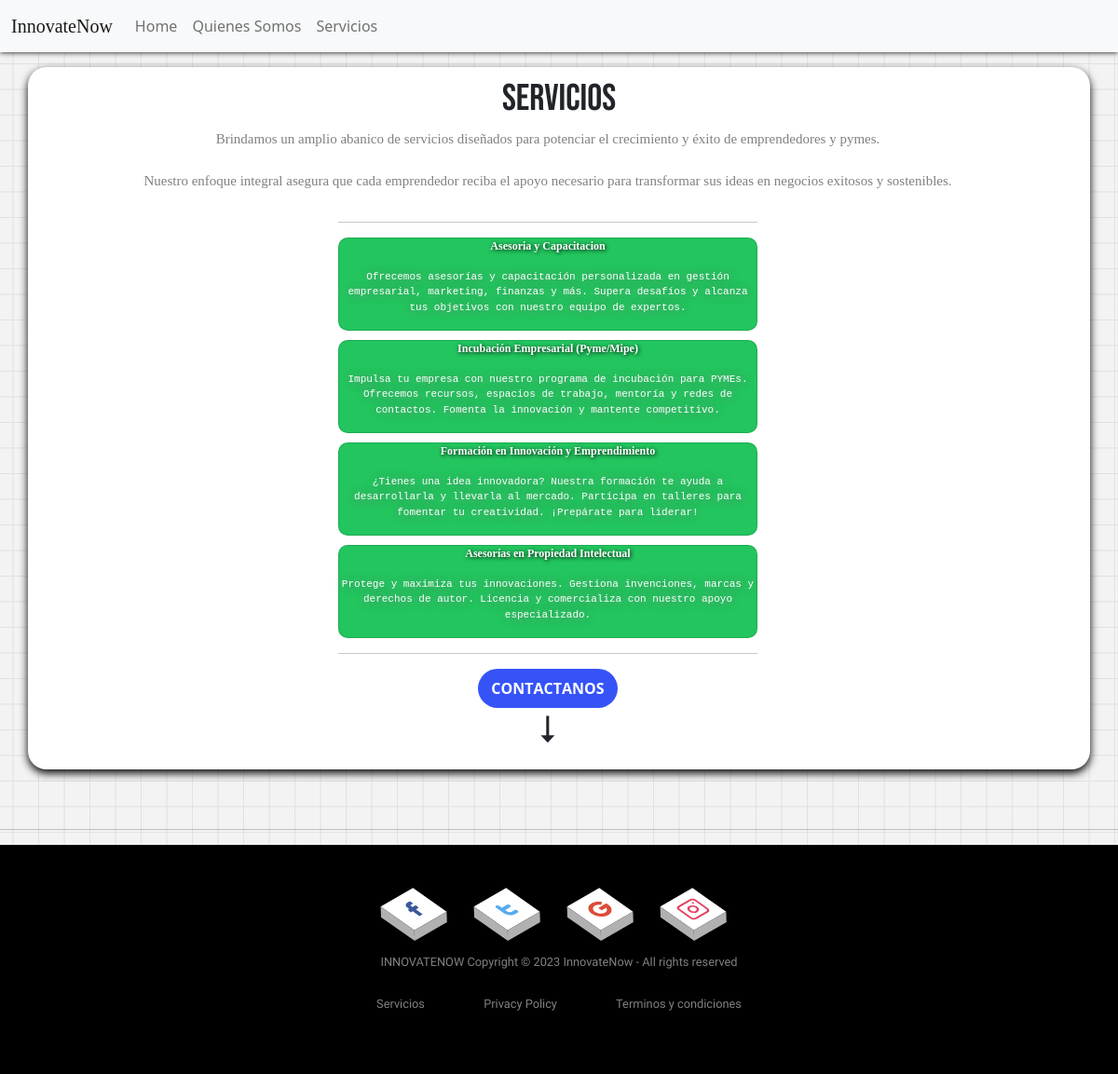
The page /Innova/Servicios on the database its author committed.
### Innova/models.py (models this page shows, shortened)
class Nav(models.Model):
    id_nav = models.AutoField(db_column='idNav', primary_key=True)
    nombre_nav = models.CharField(max_length=20, blank=False, null=False)
    url_nav = models.CharField(max_length=20, blank=False, null=False)
    class Meta:
        db_table = 'Navs'

class Servicio(models.Model):
    id_servicio = models.AutoField(db_column='idServicios', primary_key=True)
    titulo_servicio = models.CharField(max_length=50, blank=False, null=False)
    descripcion_servicio = models.CharField(max_length=1000, blank=False, null=False)
    class Meta:
        db_table = 'Servicio'

### Innova/views.py (the view)
# urls.py: path('Servicios', views.servicios, name='Servicios'),
def servicios(request):
    navbar = Nav.objects.all()
    servicios = Servicio.objects.all()
    context = {'navbar':navbar, 'servicios':servicios}
    return render(request, 'pages/Servicios.html', context)

### Innova/templates/pages/Servicios.html (shortened to what this page needs)
{% load static %}
<!DOCTYPE html>
<html lang="es">
<head>
    <link href="https://cdn.jsdelivr.net/npm/bootstrap@5.0.2/dist/css/bootstrap.min.css" rel="stylesheet">
    <link rel="stylesheet" href="{% static 'css/base.css' %}">
    <link rel="stylesheet" href="{% static 'css/servicios.css' %}">
    <link rel="stylesheet" href="https://cdnjs.cloudflare.com/ajax/libs/font-awesome/4.7.0/css/font-awesome.min.css">
</head>
<body>
    <nav class="navbar navbar-expand-lg navbar-light bg-light">
        <div class="container-fluid">
          <a class="navbar-brand" href="#">InnovateNow</a>
          <div class="collapse navbar-collapse" id="navbarSupportedContent">
            <ul class="navbar-nav me-auto mb-2 mb-lg-0">
            {% if navbar %}
                {% for nav in navbar %}
                <li class="nav-item">
                    <a class="nav-link" href="{{nav.url_nav}}">{{nav.nombre_nav}}</a>
                </li>
                {% endfor %}
            {% endif %}
            </ul>
          </div>
        </div>
      </nav>
      <div class="container mt-3">
        <h1>Servicios</h1>
        <div class="row">
          <div class="col-12 text-center">
              <p class="descripcion-text">Brindamos un amplio abanico de servicios diseñados para potenciar el crecimiento y éxito de emprendedores y pymes. <br><br>
                Nuestro enfoque integral asegura que cada emprendedor reciba el apoyo necesario para transformar sus ideas en negocios exitosos y sostenibles. </p>
          </div>
        </div>
        <div class="row">
          <div class="col-12 text-center">
            <hr>
            <div class="cards">
              {% for x in servicios %}
                <div class="card green">
                    <p class="tip">{{x.titulo_servicio}}</p>
                    <p class="second-text">{{x.descripcion_servicio}}</p>
                </div>
              {% endfor %}
            </div>
            <hr>
          </div>
        </div>
        <div class="row">
          <div class="col-12 text-center">
            <button>
              <span class="span-mother">
                <span>C</span>
                <span>O</span>
                <span>N</span>
                <span>T</span>
                <span>A</span>
                <span>C</span>
                <span>T</span>
                <span>A</span>
                <span>N</span>
                <span>O</span>
                <span>S</span>
              </span>
              <span class="span-mother2">
                <span>C</span>
                <span>O</span>
                <span>N</span>
                <span>T</span>
                <span>A</span>
                <span>C</span>
                <span>T</span>
                <span>A</span>
                <span>N</span>
                <span>O</span>
                <span>S</span>
              </span>
            </button>
            <h1> ⭣ </h1>
          </div>
        </div>
      </div>
      <br><br><hr>
      <footer>
        <div class="footer">
          <div class="row">
            <ul class="social">
              <li class="social-item">
                <a class="social-link" href="/">
                </a>
              </li>
              <li class="social-item">
                <a class="social-link" href="/">
                </a>
              </li>
              <li class="social-item">
                <a class="social-link" href="/">
                </a>
              </li>
              <li class="social-item">
                <a class="social-link" href="/">
                </a>
              </li>
            </ul>
          </div>
          <div class="row">
              INNOVATENOW Copyright © 2023 InnovateNow - All rights reserved
          </div>
          <div class="row">
            <ul>
              <li><a href="{% url 'Servicios' %}">Servicios</a></li>
              <li><a href="#">Privacy Policy</a></li>
              <li><a href="#">Terminos y condiciones</a></li>
            </ul>
          </div>
        </div>
      </footer>
</body>
</html>

### Innova/static/css/base.css (style rules this page uses)
h1,h2,h3,h4 { text-align: center; font-family: nav; }
.navbar { box-shadow: 0px 0px 6px black; }
.navbar-brand { font-family: logo; }
p { text-align: center; }
.container { border-radius: 20px; box-shadow: 0px 4px 10px rgb(0, 0, 0); min-height: 640px; padding: 10px; background-color: white; }
body { width: 100%; height: 100%; --color: #E1E1E1; background-color: #F3F3F3; background-image: linear-gradient(0deg, transparent 24%, var(--color) 25%, var(--color) 26%, transparent 27%,transparent 74%, var(--color) 75%, var(--color) 76%, transparent 77%,transparent), linear-gradient(90deg, transparent 24%, var(--color) 25%, var(--color) 26%, transparent 27%,transparent 74%, var(--color) 75%, var(--color) 76%, transparent 77%,transparent); background-size: 55px 55px; }
.footer { background:#000; padding:30px 0px; font-family: 'Play', sans-serif; text-align:center; }
.footer .row { width:100%; margin:1% 0%; padding:0.6% 0%; color:gray; font-size:0.8em; }
.footer .row a { text-decoration:none; color:gray; transition:0.5s; display: flex; }
.footer .row ul { width:100%; }
.footer .row ul li { display:inline-block; margin: 0px 30px; }
.row { width: 100%; justify-content: center; display: grid; }
.descripcion-text { font-size: 15px; font-family: logo; color: gray; }
.social { margin: 0; list-style: none; padding-left: 0; display: flex; justify-content: center; align-items: center; height: 100%; }
.social .social-item { margin: 0 30px; width: 40px; height: 40px; display: flex; justify-content: center; align-items: center; }
.social .social-item .social-link { position: relative; width: 100%; height: 100%; display: flex; justify-content: center; align-items: center; background: #fff; text-align: center; transform: perspective(1000px) rotate(-30deg) skew(25deg) translate(0, 0); transition: all 0.4s ease; }
.social .social-item .social-link::before { content: ""; position: absolute; top: 5px; left: -10px; height: 100%; width: 10px; background: #b1b1b1; transition: all 0.4s ease; transform: rotate(0deg) skewY(-45deg); }
.social .social-item .social-link::after { content: ""; position: absolute; top: 40px; left: -5px; height: 10px; width: 100%; background: #b1b1b1; transition: all 0.4s ease; transform: rotate(0deg) skewX(-45deg); }
.social .social-item:nth-child(1) a { color: #3b5999; }
.social .social-item:nth-child(2) a { color: #55acee; }
.social .social-item:nth-child(3) a { color: #dd4b39; }
.social .social-item:nth-child(4) a { color: #e4405f; }

### rows shown on the page
Nav: nombre_nav "Home"
Nav: nombre_nav "Quienes Somos"
Nav: nombre_nav "Servicios"
Servicio: titulo_servicio "Asesoria y Capacitacion", descripcion_servicio "Ofrecemos asesorías y capacitación personalizada en gestión empresarial, marketing, finanzas y más. Supera desafíos y alcanza tus objetivos con nuestro equipo de expertos."
Servicio: titulo_servicio "Incubación Empresarial (Pyme/Mipe)", descripcion_servicio "Impulsa tu empresa con nuestro programa de incubación para PYMEs. Ofrecemos recursos, espacios de trabajo, mentoría y redes de contactos. Fomenta la innovación y mantente competitivo."
Servicio: titulo_servicio "Formación en Innovación y Emprendimiento", descripcion_servicio "¿Tienes una idea innovadora? Nuestra formación te ayuda a desarrollarla y llevarla al mercado. Participa en talleres para fomentar tu creatividad. ¡Prepárate para liderar!"
Servicio: titulo_servicio "Asesorías en Propiedad Intelectual", descripcion_servicio "Protege y maximiza tus innovaciones. Gestiona invenciones, marcas y derechos de autor. Licencia y comercializa con nuestro apoyo especializado."
